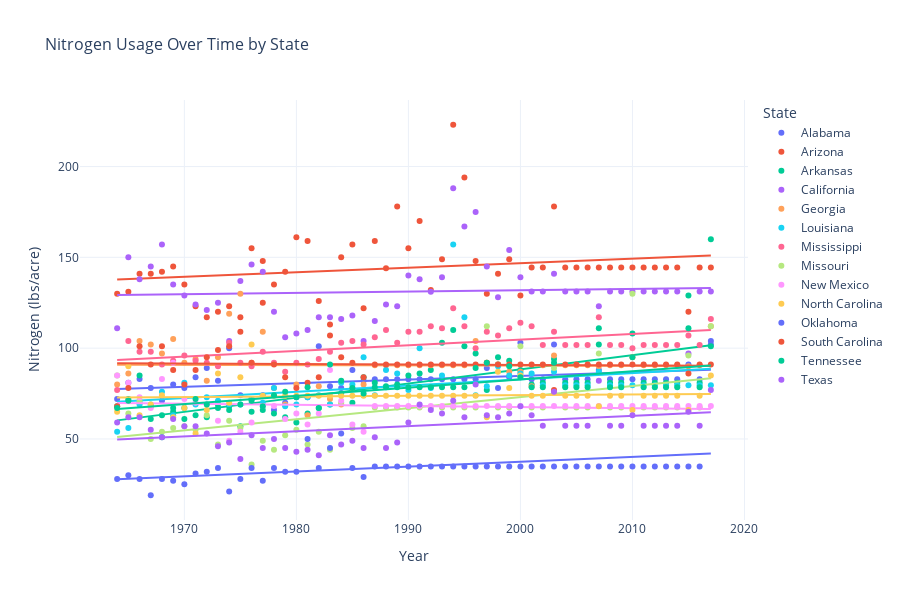
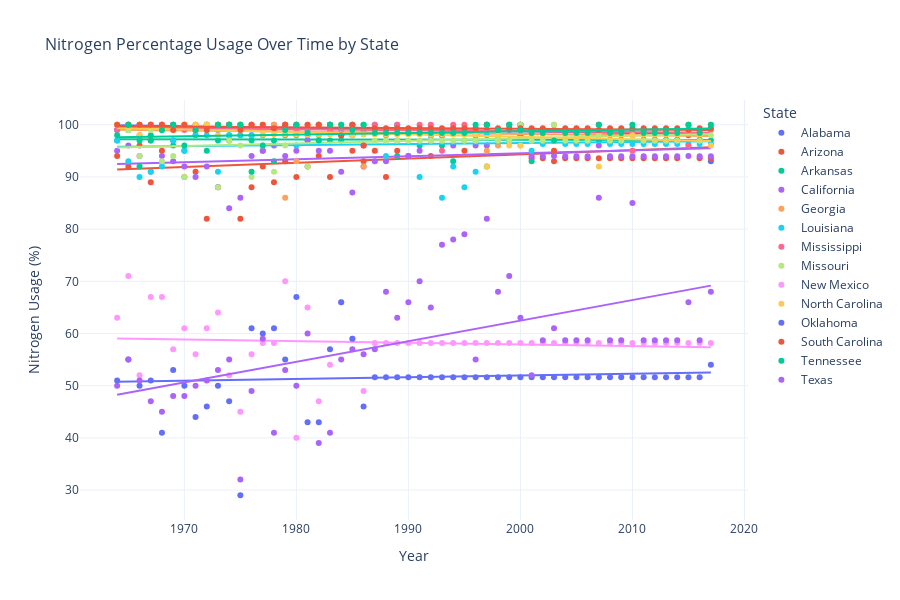

The code cell stored with these charts, in order, in its notebook:
### Code cell
print("=== NITROGEN ANALYSIS ===")

fig_nitrogen = px.scatter(df_cotton, x='Year', y='Nitrogen (Pounds/Acre)', 
                         color='State', size_max=10,
                         title='Nitrogen Usage Over Time by State',
                         labels={'Nitrogen (Pounds/Acre)': 'Nitrogen (lbs/acre)'},
                         hover_data=['State', 'Nitrogen (%)'],
                         trendline="ols")

fig_nitrogen.update_layout(
    title_font_size=16,
    xaxis_title_font_size=14,
    yaxis_title_font_size=14,
    height=600,
    template='plotly_white'
)

fig_nitrogen.show()

fig_nitrogen_pct = px.scatter(df_cotton, x='Year', y='Nitrogen (%)', 
                             color='State', size_max=10,
                             title='Nitrogen Percentage Usage Over Time by State',
                             labels={'Nitrogen (%)': 'Nitrogen Usage (%)'},
                             hover_data=['State', 'Nitrogen (Pounds/Acre)'],
                             trendline="ols")

fig_nitrogen_pct.update_layout(
    title_font_size=16,
    xaxis_title_font_size=14,
    yaxis_title_font_size=14,
    height=600,
    template='plotly_white'
)

fig_nitrogen_pct.show()
